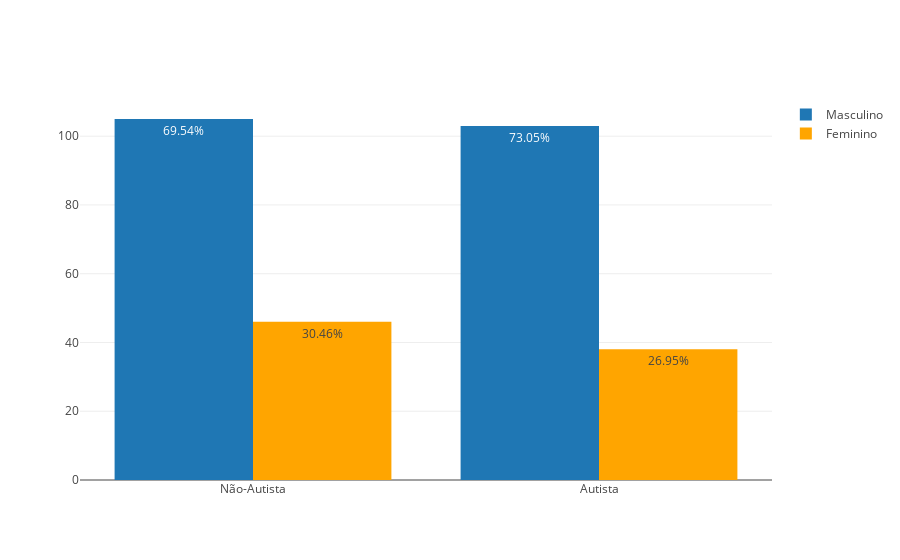

This figure's notebook cell:
### Code cell
#Separando dataframe por sexo
masc = df.query('gender == "m"')
fem = df.query('gender == "f"')

# Criando estrutura para armazenar Classe/ASD
autismo_m = masc['Class/ASD'].value_counts().to_dict()
autismo_f = fem['Class/ASD'].value_counts().to_dict()

print(autismo_m)
print(autismo_f)

# Substituindo valores de classe NO -> NO-Autism, YES -> Autism

new_x = [x for x in autismo_m.keys()]
for i,v in enumerate(new_x):
    if v == 'NO':
        new_x[i] = v.replace('NO','Não-Autista')
    elif v == 'YES':
        new_x[i] = v.replace('YES','Autista')
        
# Gráfica de representação

print (porcentagem2d(list(autismo_m.values()), list(autismo_f.values()), 0))

trace_m = go.Bar(x   = new_x,
                 y = list(autismo_m.values()),
                 text = porcentagem2d(list(autismo_m.values()), list(autismo_f.values()), 0),
                 textposition = 'auto',
                 name = 'Masculino')

trace_f = go.Bar(x = new_x,
                 y = list(autismo_f.values()),
                 text = porcentagem2d(list(autismo_m.values()), list(autismo_f.values()), 1),
                 textposition = 'auto',
                 marker = dict(
                    color = 'orange'
                 ),
                 name = 'Feminino')

data1 = [trace_m, trace_f]
#data2 = [trace_f]

layout1 = go.Layout(barmode = 'group')
#layout2 = go.Layout(barmode = 'stack')

fig1 = go.Figure(data=data1, layout = layout1)
#fig2 = go.Figure(data=data2, layout = layout2)
py.iplot(fig1)
#py.iplot(fig2)

### Figure 1 — Plotly figure (JSON) as saved in the notebook; plotly's stock layout.template omitted (floating-point values rounded to 4 significant figures)
{"data": [{"name": "Masculino", "text": ["69.54%", "73.05%"], "textposition": "auto", "type": "bar", "uid": "84af4897-2899-4fd0-a507-7fb36db9f802", "x": ["Não-Autista", "Autista"], "y": [105, 103]}, {"marker": {"color": "orange"}, "name": "Feminino", "text": ["30.46%", "26.95%"], "textposition": "auto", "type": "bar", "uid": "5587e748-201c-4737-acc2-d33a031661cd", "x": ["Não-Autista", "Autista"], "y": [46, 38]}], "layout": {"barmode": "group"}}
